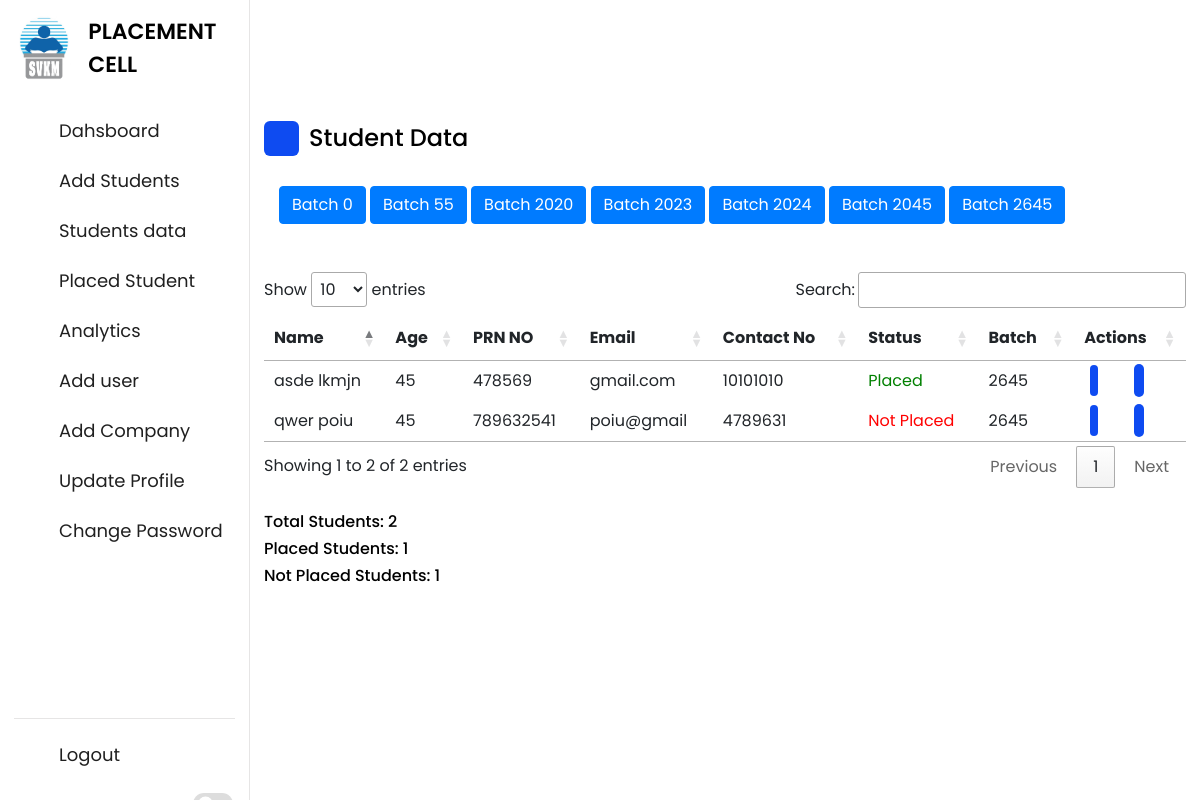
The page /student_data.php (signed in) on the database as committed earlier.
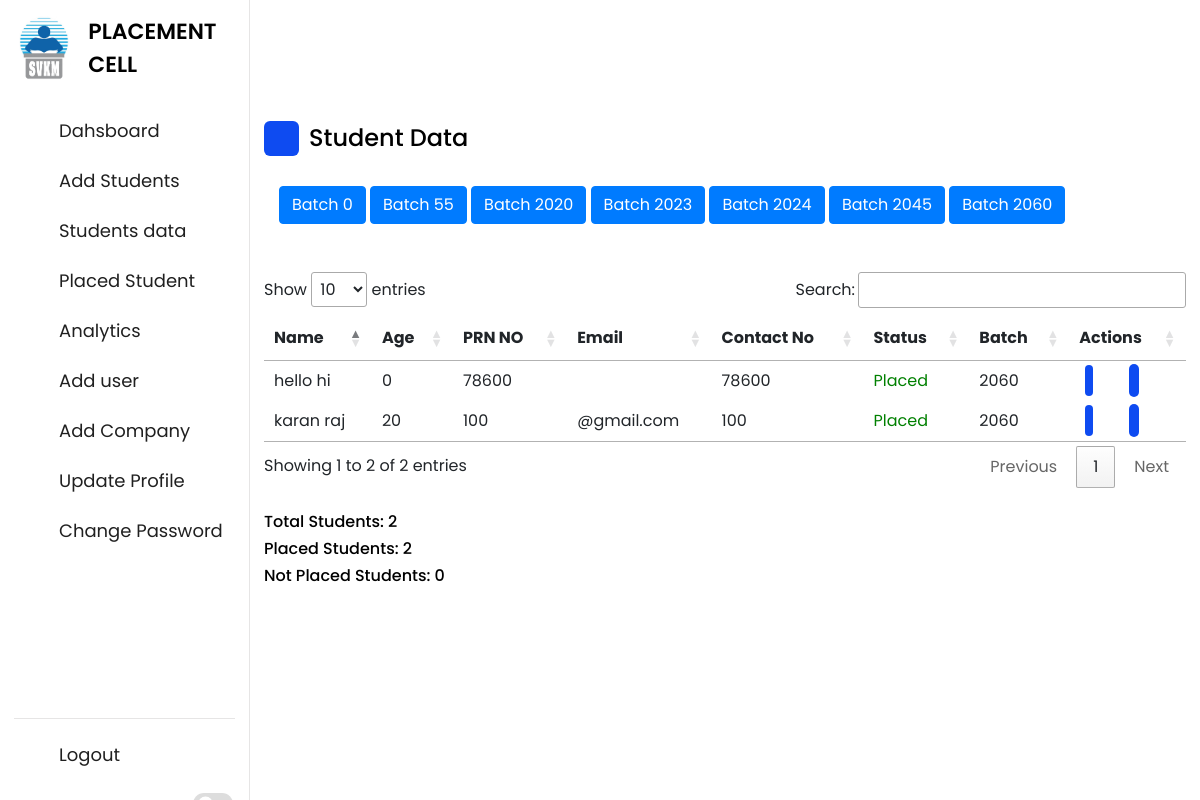
The same page on the database as committed later.
### tables this page shows
CREATE TABLE `student` (
  `fname` varchar(10) NOT NULL,
  `lname` varchar(10) NOT NULL,
  `prn` bigint(11) NOT NULL,
  `sap` bigint(11) NOT NULL,
  `batch` int(11) NOT NULL,
  `contact` bigint(11) NOT NULL,
  `email` varchar(30) NOT NULL,
  `age` int(11) NOT NULL,
  `branch` varchar(10) NOT NULL,
  `cgpa` float NOT NULL,
  `status` int(10) NOT NULL
);

### student_data.php (the view, shortened to what the changed rows need)
<!DOCTYPE html>
<html lang="en">
<head>
          <link rel="stylesheet" type="text/css" href="css/lib.2.css">
          <link rel="stylesheet" type="text/css" href="css/light.css">
          <link rel="stylesheet" type="text/css" href="css/bootstrap5.css">
  <link rel="stylesheet" href="css/style.css">
     <link rel="stylesheet" href="https://unicons.iconscout.com/release/v4.0.0/css/line.css">
     <link rel="stylesheet" href="https://unicons.iconscout.com/release/v4.0.0/css/line.css">
      <link rel="stylesheet" href="https://cdn.jsdelivr.net/npm/bootstrap@4.6.2/dist/css/bootstrap.min.css">
        </head>
        <body data-theme="light" data-layout="fluid">
        <?php
            include 'partials/_dbconnect.php';
            $uname = $_SESSION['username'];
            $sql = "SELECT `role` FROM `users` WHERE username= '$uname' ";
            $result = mysqli_query($conn , $sql);
            $num = mysqli_num_rows($result);
            $admin_or_faculty = $num;
            ?>
<?php
if($admin_or_faculty>0) {
?>
        <div class="dashboard">
        <div class="top" style="background-color: transparent;">
            <i class="uil uil-bars sidebar-toggle"></i>
        </div>
        <div class='dash-content'>
        <div class='overview'>
            <div class='title'>
                <i class=' uil-database-alt'></i>
                <span class='text'>Student Data</span>
            </div>
            <div class='container'>
 <?php
             include 'partials/_dbconnect.php';
             $sql = "SELECT DISTINCT batch FROM `student` ORDER BY batch";
             $result = mysqli_query($conn , $sql);
             $num = mysqli_num_rows($result);
             $i=0;
   while($i < $num){
    $row = mysqli_fetch_assoc($result);
        $batch=$row['batch'];
            echo "
             <button type='button' class='btn btn-primary flex-column' data-toggle='modal' data-target='#myModal".$i."'>
               Batch ". $row['batch'] ."
             </button>";
                echo  "
                 <div class='modal fade' id='myModal".$i."'>
                <div class='modal-dialog modal-xl'>
                  <div class='modal-content'>
                <div class='modal-header'>
                     <h4 class='modal-title'>Student Data</h4>
                     <button type='button' class='close' data-dismiss='modal'>&times;</button>
                   </div>";
?>
                                      <?php
            $sqli = "SELECT * FROM `student` WHERE `batch`=$batch";
            $results = mysqli_query($conn , $sqli);
             $nums = mysqli_num_rows($results);
                $j = 0;
            if($nums>0){
                while ($j<$nums) {
                $rows = mysqli_fetch_assoc($results);
                if($rows['status'] == 0){
                  $status = "<select name='status' required>
                <option value='0'>Not Placed </option>
                <option value='1'>Placed </option>
                </select>";
                }
                else{
                  $status= '<a style="color:green;"> Placed </a>';
                }
          $j++;
                }
            }
            ?>
       <?php
       echo "<div class='modal-footer'>
                     <button type='button' class='btn btn-secondary' data-dismiss='modal'>Close</button>
                   </div>
                 </div>
               </div>
             </div>
           "; $i=$i+1;
        }
   ?>
</div>
<br> <br>
            <table id="myTable">
            <thead>
              <tr>
                <th>Name</th>
                <th>Age</th>
                <th>PRN NO</th>
                <th>Email</th>
                <th>Contact No</th>
                <th>Status</th>
                <th>Batch</th>
                <th>Actions</th>
              </tr>
            </thead>
            <tbody>
            <?php
            $sql = "SELECT * FROM `student` WHERE batch = (SELECT MAX(batch) FROM student)";
            $result = mysqli_query($conn , $sql);
            $num = mysqli_num_rows($result);
                $i = 0;
            if($num>0){
                while ($i<$num) {
                $row = mysqli_fetch_assoc($result);
                if($row['status'] == 0){
                  $status = '<a style="color:red;"> Not Placed </a>';
                }
                else{
                  $status= '<a style="color:green;"> Placed </a>';
                }
          echo "<tr>
                <td>".$row['fname']." ".$row['lname']."</td>
            <td>".$row['age']."</td>
            <td>".$row['prn']."</td>
            <td>".$row['email']."</td>
            <td>".$row['contact']."</td>
            <td>".$status."</td>
            <td>".$row['batch']."</td>
            <td>
            <span style='    background-color: var(--primary-color);
            border-radius: 6px;
            color: var(--title-icon-color);
            width: 19px;
            justify-content: center;
            align-items: center;
            text-align: center;  margin-left: 6px; padding: 4px;'> <a style='color: white;' class='edit' title='Edit' data-toggle='modal' data-target='#myEditModal".$i."'> <i class=' uil-edit-alt'> </i> </a> </span>
            <span style='background-color: var(--primary-color);
            border-radius: 6px;
            color: var(--title-icon-color);
            width: 19px;
            justify-content: center;
            align-items: center;
            text-align: center;  margin-left: 36px; padding: 5px;'> <a title='Delete' href='delete-process.php?prn=".$row['prn']."' style='color: white;' > <i class='uil-archive-alt' class='delete'> </i> </a> </span>
             </td>
          </tr>";
                          echo "<div class='modal-body'>"; ?>
                </div>
             <?php   $i++;
                }
            }
            ?>
          <?php
          $sql1="SELECT COUNT(*) AS toal_students FROM `student` WHERE batch = (SELECT MAX(batch) FROM student)";
          $sql2 = "SELECT COUNT(*) AS placed_students FROM `student` WHERE batch =  (SELECT MAX(batch) FROM student) AND status=1";
          $sql3 = "SELECT COUNT(*)AS not_placed FROM `student` WHERE batch =  (SELECT MAX(batch) FROM student) AND status=0";
          $result1=mysqli_query($conn,$sql1);
          $result2=mysqli_query($conn,$sql2);
          $result3=mysqli_query($conn,$sql3);
          $ro1=mysqli_fetch_assoc($result1);
          $ro2=mysqli_fetch_assoc($result2);
          $ro3=mysqli_fetch_assoc($result3);
          echo "<br><h6>Total Students: ".$ro1['toal_students']."  </h6>
                 <h6> Placed Students: ".$ro2['placed_students']."  </h6>
                 <h6> Not Placed Students: ".$ro3['not_placed']."  </h6>";
}
?>
 <link rel="stylesheet" href="//cdn.datatables.net/1.12.1/css/jquery.dataTables.min.css">
</body>
</html>

Rows that differ between the two databases and show on the page:
removed student: fname "asde", lname "lkmjn", age "45", prn "478569", email "gmail.com", contact "10101010", status "Placed", batch "2645"
removed student: fname "qwer", lname "poiu", age "45", prn "789632541", email "poiu@gmail", contact "4789631", status "Not Placed", batch "2645"
added student: fname "karan", lname "raj", age "20", prn "100", email "@gmail.com", contact "100", status "Placed", batch "2060"
added student: fname "hello", lname "hi", age "0", prn "78600", contact "78600", status "Placed", batch "2060"
Other text that changed with them:
$ro2['placed_students']: "1" → "2"
$ro3['not_placed']: "1" → "0"
new list line: "Batch 2060"
list line gone: "Batch 2645"
